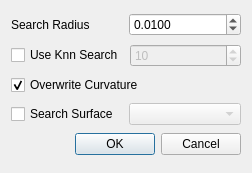
<?xml version="1.0" encoding="UTF-8"?>
<ui version="4.0">
 <class>NormalEstimationDialog</class>
 <widget class="QDialog" name="NormalEstimationDialog">
  <property name="geometry">
   <rect>
    <x>0</x>
    <y>0</y>
    <width>252</width>
    <height>173</height>
   </rect>
  </property>
  <property name="sizePolicy">
   <sizepolicy hsizetype="Fixed" vsizetype="Fixed">
    <horstretch>0</horstretch>
    <verstretch>0</verstretch>
   </sizepolicy>
  </property>
  <property name="windowTitle">
   <string>Neighborhood Search Radius</string>
  </property>
  <layout class="QVBoxLayout" name="verticalLayout">
   <item>
    <layout class="QHBoxLayout" name="horizontalLayout_3">
     <item>
      <widget class="QLabel" name="label">
       <property name="text">
        <string>Search Radius</string>
       </property>
      </widget>
     </item>
     <item>
      <widget class="QDoubleSpinBox" name="radiusDoubleSpinBox">
       <property name="decimals">
        <number>4</number>
       </property>
       <property name="maximum">
        <double>1000.000000000000000</double>
       </property>
       <property name="singleStep">
        <double>0.005000000000000</double>
       </property>
       <property name="value">
        <double>0.010000000000000</double>
       </property>
      </widget>
     </item>
    </layout>
   </item>
   <item>
    <layout class="QHBoxLayout" name="horizontalLayout">
     <item>
      <widget class="QCheckBox" name="useKnnCheckBox">
       <property name="enabled">
        <bool>true</bool>
       </property>
       <property name="text">
        <string>Use Knn Search</string>
       </property>
      </widget>
     </item>
     <item>
      <widget class="QSpinBox" name="knnSpinBox">
       <property name="enabled">
        <bool>false</bool>
       </property>
       <property name="value">
        <number>10</number>
       </property>
      </widget>
     </item>
    </layout>
   </item>
   <item>
    <widget class="QCheckBox" name="curvatureCheckBox">
     <property name="text">
      <string>Overwrite Curvature</string>
     </property>
     <property name="checked">
      <bool>true</bool>
     </property>
    </widget>
   </item>
   <item>
    <layout class="QHBoxLayout" name="horizontalLayout_2">
     <item>
      <widget class="QCheckBox" name="searchSurfaceCheckBox">
       <property name="text">
        <string>Search Surface</string>
       </property>
      </widget>
     </item>
     <item>
      <widget class="QComboBox" name="surfaceComboBox">
       <property name="enabled">
        <bool>false</bool>
       </property>
      </widget>
     </item>
    </layout>
   </item>
   <item>
    <widget class="QDialogButtonBox" name="buttonBox">
     <property name="orientation">
      <enum>Qt::Horizontal</enum>
     </property>
     <property name="standardButtons">
      <set>QDialogButtonBox::Cancel|QDialogButtonBox::Ok</set>
     </property>
    </widget>
   </item>
  </layout>
 </widget>
 <resources/>
 <connections>
  <connection>
   <sender>buttonBox</sender>
   <signal>rejected()</signal>
   <receiver>NormalEstimationDialog</receiver>
   <slot>reject()</slot>
   <hints>
    <hint type="sourcelabel">
     <x>260</x>
     <y>120</y>
    </hint>
    <hint type="destinationlabel">
     <x>280</x>
     <y>118</y>
    </hint>
   </hints>
  </connection>
  <connection>
   <sender>buttonBox</sender>
   <signal>accepted()</signal>
   <receiver>NormalEstimationDialog</receiver>
   <slot>accept()</slot>
   <hints>
    <hint type="sourcelabel">
     <x>218</x>
     <y>114</y>
    </hint>
    <hint type="destinationlabel">
     <x>157</x>
     <y>118</y>
    </hint>
   </hints>
  </connection>
  <connection>
   <sender>useKnnCheckBox</sender>
   <signal>toggled(bool)</signal>
   <receiver>knnSpinBox</receiver>
   <slot>setEnabled(bool)</slot>
   <hints>
    <hint type="sourcelabel">
     <x>72</x>
     <y>50</y>
    </hint>
    <hint type="destinationlabel">
     <x>204</x>
     <y>52</y>
    </hint>
   </hints>
  </connection>
  <connection>
   <sender>useKnnCheckBox</sender>
   <signal>toggled(bool)</signal>
   <receiver>label</receiver>
   <slot>setDisabled(bool)</slot>
   <hints>
    <hint type="sourcelabel">
     <x>72</x>
     <y>50</y>
    </hint>
    <hint type="destinationlabel">
     <x>56</x>
     <y>22</y>
    </hint>
   </hints>
  </connection>
  <connection>
   <sender>useKnnCheckBox</sender>
   <signal>toggled(bool)</signal>
   <receiver>radiusDoubleSpinBox</receiver>
   <slot>setDisabled(bool)</slot>
   <hints>
    <hint type="sourcelabel">
     <x>72</x>
     <y>50</y>
    </hint>
    <hint type="destinationlabel">
     <x>269</x>
     <y>21</y>
    </hint>
   </hints>
  </connection>
  <connection>
   <sender>searchSurfaceCheckBox</sender>
   <signal>clicked(bool)</signal>
   <receiver>surfaceComboBox</receiver>
   <slot>setEnabled(bool)</slot>
   <hints>
    <hint type="sourcelabel">
     <x>70</x>
     <y>106</y>
    </hint>
    <hint type="destinationlabel">
     <x>221</x>
     <y>108</y>
    </hint>
   </hints>
  </connection>
 </connections>
</ui>
